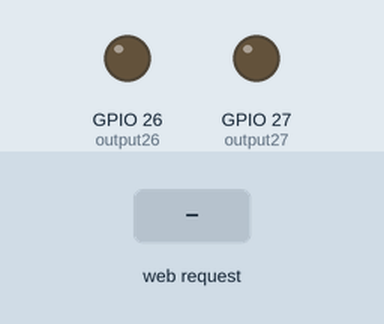
Simulated run of this sketch. Board: ESP32. On the bench: output pins drawn as LEDs (lit = HIGH). The inputs (shaded band) are chosen by the test bench. WiFi joins after 1.5 s; servers stay silent unless stated; what the sketch prints to the serial monitor is not drawn.

Above: at 2.7 s.
2.8 s: HTTP request GET /26/on received
At 3.7 s:
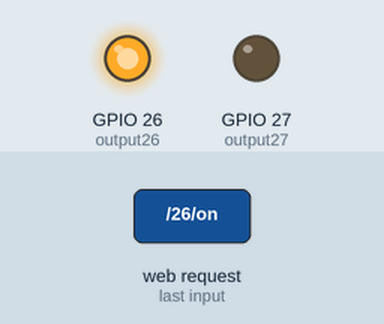
4.3 s: HTTP request GET /27/on received
At 4.8 s:
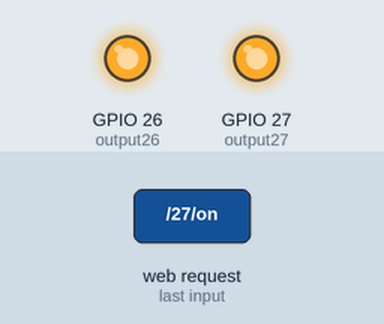
5.8 s: HTTP request GET /26/off received
At 7.0 s:
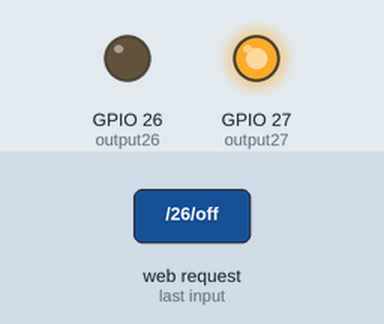
7.3 s: HTTP request GET /27/off received
At 8.3 s:
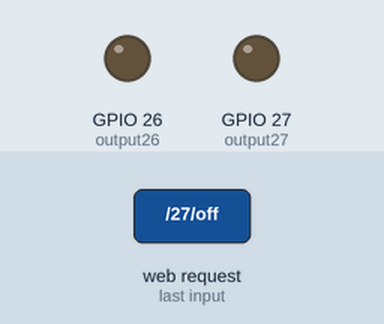
Timing chart, 0 to 9.8 s (numbered marks = the images above; inputs shaded):
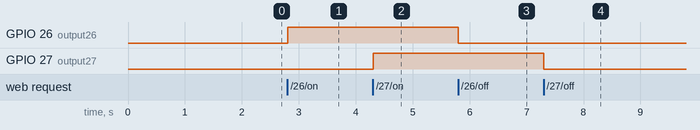

The sketch:

webserver.ino
```cpp
/*********
  Rui Santos
  Complete project details at http://randomnerdtutorials.com
*********/

// Load Wi-Fi library
#include <WiFi.h>

// Replace with your network credentials
const char* ssid     = "MassiveRockStars";
const char* password = "flyme2themoon";

// Set web server port number to 80
WiFiServer server(80);

// Variable to store the HTTP request
String header;

// Auxiliar variables to store the current output state
String output26State = "off";
String output27State = "off";

// Assign output variables to GPIO pins
const int output26 = 26;
const int output27 = 27;

void setup() {
  Serial.begin(115200);
  // Initialize the output variables as outputs
  pinMode(output26, OUTPUT);
  pinMode(output27, OUTPUT);
  // Set outputs to LOW
  digitalWrite(output26, LOW);
  digitalWrite(output27, LOW);

  // Connect to Wi-Fi network with SSID and password
  Serial.print("Connecting to ");
  Serial.println(ssid);
  WiFi.begin(ssid, password);
  while (WiFi.status() != WL_CONNECTED) {
    delay(500);
    Serial.print(".");
  }
  // Print local IP address and start web server
  Serial.println("");
  Serial.println("WiFi connected.");
  Serial.println("IP address: ");
  Serial.println(WiFi.localIP());
  server.begin();
}

void loop() {
  WiFiClient client = server.available();   // Listen for incoming clients

  if (client) {                             // If a new client connects,
    Serial.println("New Client.");          // print a message out in the serial port
    String currentLine = "";                // make a String to hold incoming data from the client
    while (client.connected()) {            // loop while the client's connected
      if (client.available()) {             // if there's bytes to read from the client,
        char c = client.read();             // read a byte, then
        Serial.write(c);                    // print it out the serial monitor
        header += c;
        if (c == '\n') {                    // if the byte is a newline character
          // if the current line is blank, you got two newline characters in a row.
          // that's the end of the client HTTP request, so send a response:
          if (currentLine.length() == 0) {
            // HTTP headers always start with a response code (e.g. HTTP/1.1 200 OK)
            // and a content-type so the client knows what's coming, then a blank line:
            client.println("HTTP/1.1 200 OK");
            client.println("Content-type:text/html");
            client.println("Connection: close");
            client.println();

            // turns the GPIOs on and off
            if (header.indexOf("GET /26/on") >= 0) {
              Serial.println("GPIO 26 on");
              output26State = "on";
              digitalWrite(output26, HIGH);
            } else if (header.indexOf("GET /26/off") >= 0) {
              Serial.println("GPIO 26 off");
              output26State = "off";
              digitalWrite(output26, LOW);
            } else if (header.indexOf("GET /27/on") >= 0) {
              Serial.println("GPIO 27 on");
              output27State = "on";
              digitalWrite(output27, HIGH);
            } else if (header.indexOf("GET /27/off") >= 0) {
              Serial.println("GPIO 27 off");
              output27State = "off";
              digitalWrite(output27, LOW);
            }

            // Display the HTML web page
            client.println("<!DOCTYPE html><html>");
            client.println("<head><meta name=\"viewport\" content=\"width=device-width, initial-scale=1\">");
            client.println("<link rel=\"icon\" href=\"data:,\">");
            // CSS to style the on/off buttons
            // Feel free to change the background-color and font-size attributes to fit your preferences
            client.println("<style>html { font-family: Helvetica; display: inline-block; margin: 0px auto; text-align: center;}");
            client.println(".buttonred { background-color: #FF0000; border: none; color: white; padding: 16px 40px;");
            client.println("text-decoration: none; font-size: 30px; margin: 2px; cursor: pointer;}");

            client.println(".buttongreen { background-color: #4CAF50; border: none; color: white; padding: 16px 40px;");
            client.println("text-decoration: none; font-size: 30px; margin: 2px; cursor: pointer;}");

            client.println(".button3 {background-color: #555555; border: none; color: white; padding: 16px 40px;");
            client.println("text-decoration: none; font-size: 30px; margin: 2px; cursor: pointer;}</style></head>");

            // Web Page Heading
            client.println("<body><h1>ESP32 Web Server</h1>");

            // Display current state, and ON/OFF buttons for GPIO 26
            client.println("<p> RED (GPIO26) - State " + output26State + "</p>");
            // If the output26State is off, it displays the ON button
            if (output26State == "off") {
              client.println("<p><a href=\"/26/on\"><button class=\"button buttonred\">ON</button></a></p>");
            } else {
              client.println("<p><a href=\"/26/off\"><button class=\"button button3\">OFF</button></a></p>");
            }

            // Display current state, and ON/OFF buttons for GPIO 27
            client.println("<p> GREEN (GPIO27) - State " + output27State + "</p>");
            // If the output27State is off, it displays the ON button
            if (output27State == "off") {
              client.println("<p><a href=\"/27/on\"><button class=\"button buttongreen\">ON</button></a></p>");
            } else {
              client.println("<p><a href=\"/27/off\"><button class=\"button button3\">OFF</button></a></p>");
            }
            client.println("</body></html>");

            // The HTTP response ends with another blank line
            client.println();
            // Break out of the while loop
            break;
          } else { // if you got a newline, then clear currentLine
            currentLine = "";
          }
        } else if (c != '\r') {  // if you got anything else but a carriage return character,
          currentLine += c;      // add it to the end of the currentLine
        }
      }
    }
    // Clear the header variable
    header = "";
    // Close the connection
    client.stop();
    Serial.println("Client disconnected.");
    Serial.println("");
  }
}
```

Measured:
- after the input at 2.8 s, GPIO 26 (output26): LOW → HIGH at once
- after the input at 4.3 s, GPIO 27 (output27): LOW → HIGH at once
- after the input at 5.8 s, GPIO 26 (output26): HIGH → LOW at once
- after the input at 7.3 s, GPIO 27 (output27): HIGH → LOW at once
